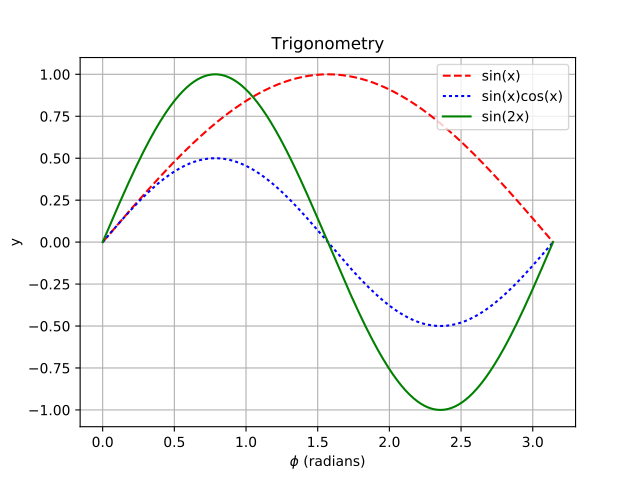

Recreate this plot in Python.
x = np.linspace(0, np.pi, 777)
y = np.sin(x)
plt.plot(x, np.sin(x), 'r--', label='sin(x)')
plt.plot(x, np.sin(x)*np.cos(x), 'b:', label='sin(x)cos(x)')
plt.plot(x, np.sin(2*x), 'g-', label='sin(2x)')
plt.legend(loc='upper right')
plt.title('Trigonometry')
plt.xlabel('$\phi$ (radians)')
plt.ylabel('y')
plt.grid(True)
